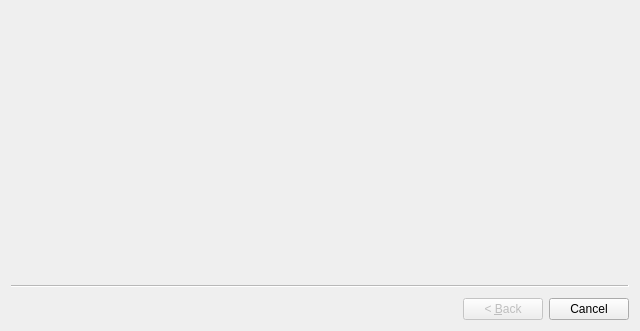
<?xml version="1.0" encoding="UTF-8"?>
<ui version="4.0">
 <class>Wizard</class>
 <widget class="QWizard" name="Wizard">
  <property name="geometry">
   <rect>
    <x>0</x>
    <y>0</y>
    <width>640</width>
    <height>331</height>
   </rect>
  </property>
  <property name="windowTitle">
   <string>Wizard</string>
  </property>
 </widget>
 <resources/>
 <connections/>
</ui>
